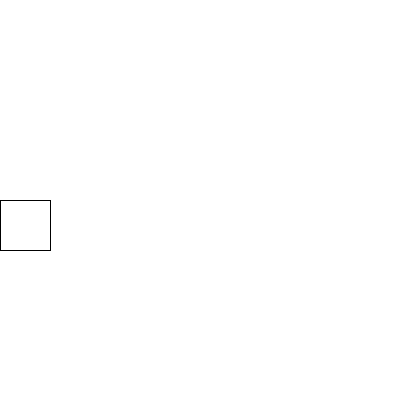
Frame 1 (no input)
Frame 60 (the mouse pressed at the canvas centre just before this capture): identical to frame 1, image omitted
Frame 120 (the mouse held since frame 60 and released just before this capture): identical to frame 1, image omitted

The Processing sketch that drew this single still picture (run headless with seeded random() and noise(); from frame 60 on, the mouse is pressed at the canvas centre):

// Processing sketch: moving__rectangle
// ── moving__rectangle.pde
// Add a variable for x position
// Make the rectangle move right

void setup() {
  size(400, 400);
}

void draw() {
  background(255);
  rect(0, height/2, 50, 50);
}
